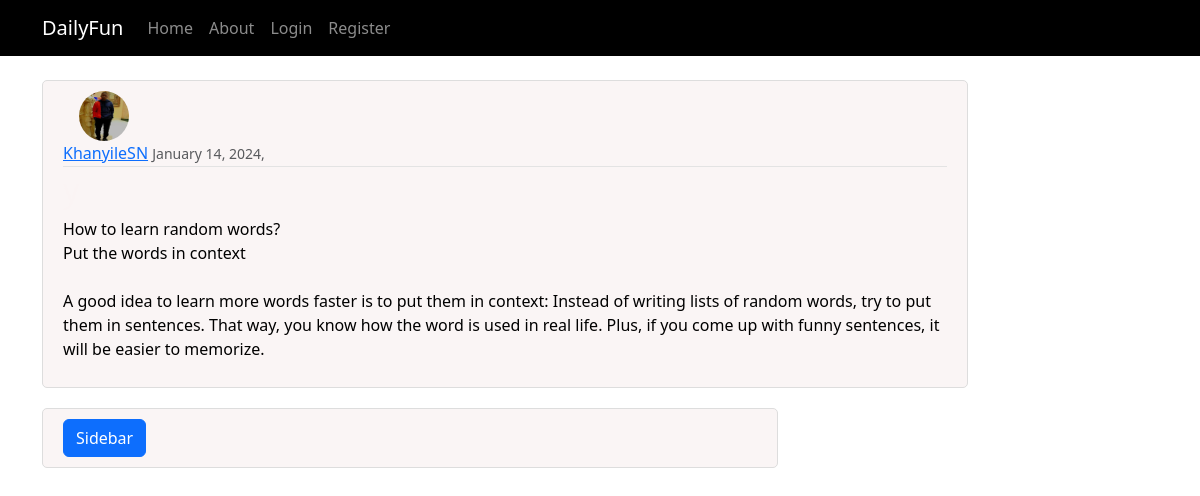
Screenshot of /post/15/ with the database file from the repository.
### blog/models.py (models this page shows, shortened)
class Post(models.Model):
    title= models.CharField(max_length = 200)
    content = models.TextField()
    date_posted = models.DateTimeField(default = timezone.now)
    author = models.ForeignKey(User, on_delete = models.CASCADE)

### logins/models.py (models this page shows, shortened)
class Profile(models.Model):
    user =models.OneToOneField(User, on_delete=models.CASCADE)
    image =models.ImageField(default='default.jpg', upload_to='profile_pics',null=True,blank=True)
    follows= models.ManyToManyField("self",
                                    related_name='followed_by',
                                    symmetrical=False,
                                    blank= True
                                    )
    bio =models.CharField(null=True,blank= True,max_length=500)

### blog/views.py (the view)
# urls.py: path('post/<int:pk>/', PostDetailView.as_view(), name='post-detail'),
class PostDetailView(DetailView):
    model=Post

### blog/Templates/blog/post_detail.html (shortened to what this page needs)
{% extends 'blog/base.html' %}
{%block content%}
<article class="media content-section">
  <img class="rounded-circle article-image" src="{{object.author.profile.image.url}}" width = 50px height= 50px>
    <div class="media-body">
      <div class="article-metadata">
        <a class="mr-2" href="{% url 'user-posts' object.author.username %}">{{ object.author }}</a>
        <small class="text-muted">{{ object.date_posted|date:'F d, Y,' }}</small>
      </div>
      <h2 class="article-title">{{ object.title }}</h2>
      <p class="article-content">{{ object.content }}</p>
    </div>
  </article>
{%endblock content%}

### blog/static/blog/main.css (style rules this page uses)
body { background: white; color: black; margin-top: 5rem; }
h1, h2, h3, h4, h5, h6 { color:#4444 ; }
.content-section { background: hsl(0, 37%, 97%); padding: 10px 20px; border: 1px solid #dddddd; border-radius: 5px; margin-bottom: 20px; right: 50px; }
.article-title { color: hsla(0, 30%, 96%, 0.048); }
.article-content { white-space: pre-line; }
.article-image { height: 50px; width: 50px; margin-right: 16px; margin-left: 16px; }
.article-metadata { padding-bottom: 1px; margin-bottom: 4px; border-bottom: 1px solid #e3e3e3 }

### rows the page displays
Post: author.profile.image (picture), author "KhanyileSN", date_posted "January 14, 2024,", content "How to learn random words? Put the words in context A good idea to learn more words faster is to put them in context: Instead of writing lists of random words, try to put them in sentences. That way, you know how the word is used in real life. Plus, if you come up with funny sentences, it will be easier to memorize."
